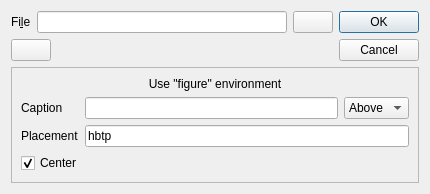
<?xml version="1.0" encoding="UTF-8"?>
<ui version="4.0">
 <class>GraphicFileChooser</class>
 <widget class="QDialog" name="GraphicFileChooser">
  <property name="geometry">
   <rect>
    <x>0</x>
    <y>0</y>
    <width>469</width>
    <height>226</height>
   </rect>
  </property>
  <property name="sizePolicy">
   <sizepolicy hsizetype="Preferred" vsizetype="Minimum">
    <horstretch>0</horstretch>
    <verstretch>0</verstretch>
   </sizepolicy>
  </property>
  <layout class="QGridLayout" name="gridLayout_3">
   <property name="sizeConstraint">
    <enum>QLayout::SetFixedSize</enum>
   </property>
   <item row="0" column="0">
    <layout class="QVBoxLayout" name="verticalLayout">
     <item>
      <layout class="QHBoxLayout" name="horizontalLayout">
       <item>
        <widget class="QLabel" name="label">
         <property name="sizePolicy">
          <sizepolicy hsizetype="Minimum" vsizetype="Fixed">
           <horstretch>0</horstretch>
           <verstretch>0</verstretch>
          </sizepolicy>
         </property>
         <property name="text">
          <string>Fi&amp;le</string>
         </property>
         <property name="buddy">
          <cstring>lineEdit</cstring>
         </property>
        </widget>
       </item>
       <item>
        <widget class="QLineEdit" name="lineEdit">
         <property name="sizePolicy">
          <sizepolicy hsizetype="MinimumExpanding" vsizetype="Fixed">
           <horstretch>0</horstretch>
           <verstretch>0</verstretch>
          </sizepolicy>
         </property>
         <property name="minimumSize">
          <size>
           <width>250</width>
           <height>0</height>
          </size>
         </property>
        </widget>
       </item>
       <item>
        <widget class="QPushButton" name="pushButton">
         <property name="sizePolicy">
          <sizepolicy hsizetype="Minimum" vsizetype="Fixed">
           <horstretch>0</horstretch>
           <verstretch>0</verstretch>
          </sizepolicy>
         </property>
         <property name="text">
          <string/>
         </property>
         <property name="icon">
          <iconset theme="document-open"/>
         </property>
         <property name="iconSize">
          <size>
           <width>16</width>
           <height>16</height>
          </size>
         </property>
        </widget>
       </item>
      </layout>
     </item>
     <item>
      <layout class="QHBoxLayout" name="horizontalLayout_2">
       <item>
        <widget class="QPushButton" name="moreButton">
         <property name="sizePolicy">
          <sizepolicy hsizetype="Minimum" vsizetype="Fixed">
           <horstretch>0</horstretch>
           <verstretch>0</verstretch>
          </sizepolicy>
         </property>
         <property name="text">
          <string/>
         </property>
         <property name="icon">
          <iconset theme="list-add"/>
         </property>
        </widget>
       </item>
       <item>
        <spacer name="horizontalSpacer">
         <property name="orientation">
          <enum>Qt::Horizontal</enum>
         </property>
         <property name="sizeHint" stdset="0">
          <size>
           <width>40</width>
           <height>20</height>
          </size>
         </property>
        </spacer>
       </item>
      </layout>
     </item>
    </layout>
   </item>
   <item row="0" column="1">
    <widget class="QDialogButtonBox" name="buttonBox">
     <property name="sizePolicy">
      <sizepolicy hsizetype="Fixed" vsizetype="Fixed">
       <horstretch>0</horstretch>
       <verstretch>0</verstretch>
      </sizepolicy>
     </property>
     <property name="orientation">
      <enum>Qt::Vertical</enum>
     </property>
     <property name="standardButtons">
      <set>QDialogButtonBox::Cancel|QDialogButtonBox::Ok</set>
     </property>
    </widget>
   </item>
   <item row="2" column="0" colspan="2">
    <widget class="QFrame" name="extension">
     <property name="frameShape">
      <enum>QFrame::StyledPanel</enum>
     </property>
     <property name="frameShadow">
      <enum>QFrame::Raised</enum>
     </property>
     <layout class="QGridLayout" name="gridLayout_2">
      <item row="0" column="0">
       <layout class="QGridLayout" name="gridLayout">
        <item row="1" column="0">
         <widget class="QLabel" name="labelCaption">
          <property name="sizePolicy">
           <sizepolicy hsizetype="Preferred" vsizetype="Minimum">
            <horstretch>0</horstretch>
            <verstretch>0</verstretch>
           </sizepolicy>
          </property>
          <property name="text">
           <string>Caption</string>
          </property>
         </widget>
        </item>
        <item row="1" column="1">
         <widget class="QLineEdit" name="lineEditCaption">
          <property name="sizePolicy">
           <sizepolicy hsizetype="Expanding" vsizetype="Minimum">
            <horstretch>0</horstretch>
            <verstretch>0</verstretch>
           </sizepolicy>
          </property>
         </widget>
        </item>
        <item row="1" column="2">
         <widget class="QComboBox" name="comboBoxCaption">
          <property name="sizePolicy">
           <sizepolicy hsizetype="Preferred" vsizetype="Minimum">
            <horstretch>0</horstretch>
            <verstretch>0</verstretch>
           </sizepolicy>
          </property>
          <item>
           <property name="text">
            <string>Above</string>
           </property>
          </item>
          <item>
           <property name="text">
            <string>Below</string>
           </property>
          </item>
         </widget>
        </item>
        <item row="2" column="0">
         <widget class="QLabel" name="labelPlacement">
          <property name="sizePolicy">
           <sizepolicy hsizetype="Preferred" vsizetype="Minimum">
            <horstretch>0</horstretch>
            <verstretch>0</verstretch>
           </sizepolicy>
          </property>
          <property name="text">
           <string>Placement</string>
          </property>
         </widget>
        </item>
        <item row="2" column="1" colspan="2">
         <widget class="QLineEdit" name="lineEditPlacement">
          <property name="sizePolicy">
           <sizepolicy hsizetype="Expanding" vsizetype="Minimum">
            <horstretch>0</horstretch>
            <verstretch>0</verstretch>
           </sizepolicy>
          </property>
          <property name="text">
           <string>hbtp</string>
          </property>
         </widget>
        </item>
        <item row="0" column="0" colspan="3">
         <widget class="QLabel" name="labelFigure">
          <property name="sizePolicy">
           <sizepolicy hsizetype="Preferred" vsizetype="Minimum">
            <horstretch>0</horstretch>
            <verstretch>0</verstretch>
           </sizepolicy>
          </property>
          <property name="text">
           <string>Use &quot;figure&quot; environment</string>
          </property>
          <property name="alignment">
           <set>Qt::AlignCenter</set>
          </property>
         </widget>
        </item>
       </layout>
      </item>
      <item row="1" column="0">
       <widget class="QCheckBox" name="checkBoxCentering">
        <property name="text">
         <string>Center</string>
        </property>
        <property name="checked">
         <bool>true</bool>
        </property>
       </widget>
      </item>
     </layout>
    </widget>
   </item>
  </layout>
 </widget>
 <tabstops>
  <tabstop>lineEdit</tabstop>
  <tabstop>pushButton</tabstop>
 </tabstops>
 <resources/>
 <connections>
  <connection>
   <sender>buttonBox</sender>
   <signal>accepted()</signal>
   <receiver>GraphicFileChooser</receiver>
   <slot>accept()</slot>
   <hints>
    <hint type="sourcelabel">
     <x>221</x>
     <y>176</y>
    </hint>
    <hint type="destinationlabel">
     <x>221</x>
     <y>96</y>
    </hint>
   </hints>
  </connection>
  <connection>
   <sender>buttonBox</sender>
   <signal>rejected()</signal>
   <receiver>GraphicFileChooser</receiver>
   <slot>reject()</slot>
   <hints>
    <hint type="sourcelabel">
     <x>221</x>
     <y>176</y>
    </hint>
    <hint type="destinationlabel">
     <x>221</x>
     <y>96</y>
    </hint>
   </hints>
  </connection>
 </connections>
</ui>
